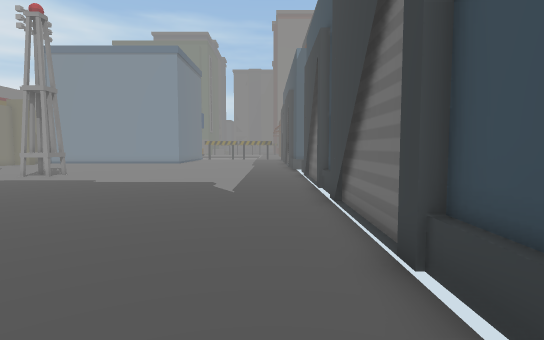
[1] (above)

16 first-person views from a walk through a 3-D level made in the Unity game engine. The camera is 1.4 m above the floor, tilts 4° down and sees 80° across. The floor is counted in squares, 1 m on a side. Each view is taken from the middle of a square. On the plan, view 1 faces up. The plan holds only what a view shows up to about 15 squares ahead; the rest is blank. The place goes on beyond the plan. The player character is not drawn. Some animated figures are not drawn. Some surface patterns are stand-ins.

[2]
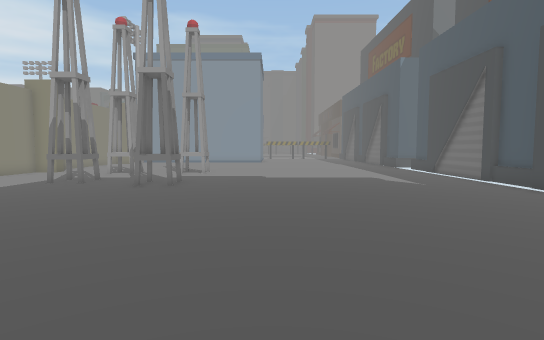

[3]
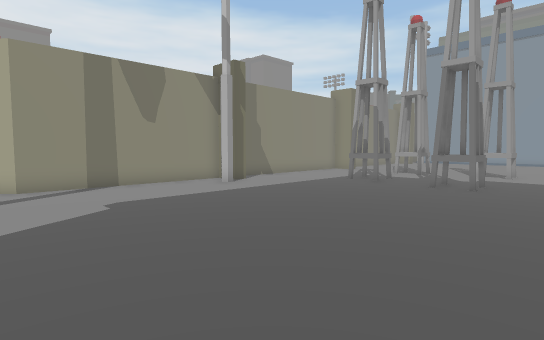

[4]
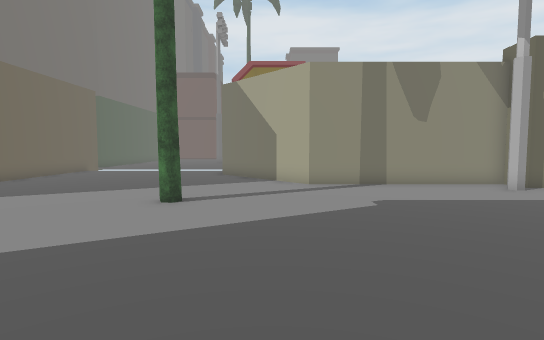

[5]
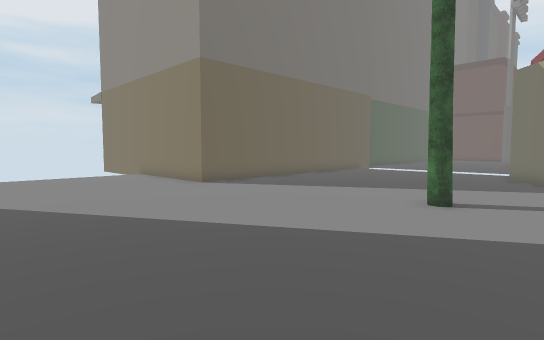

[6]
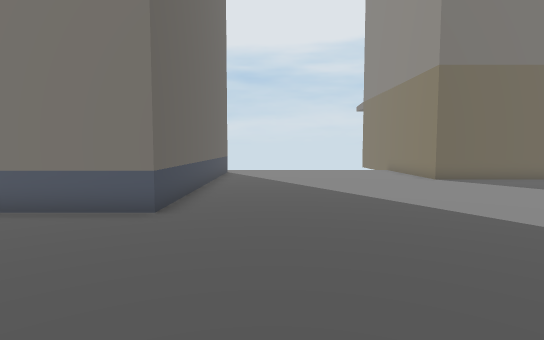

[7]
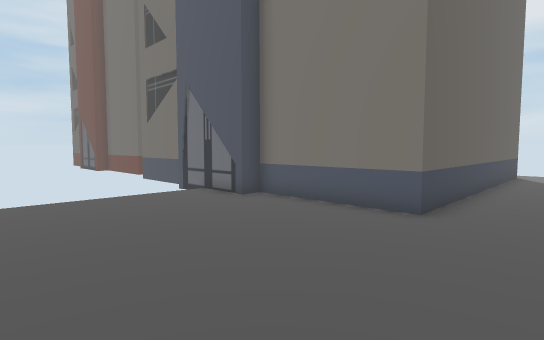

[8]
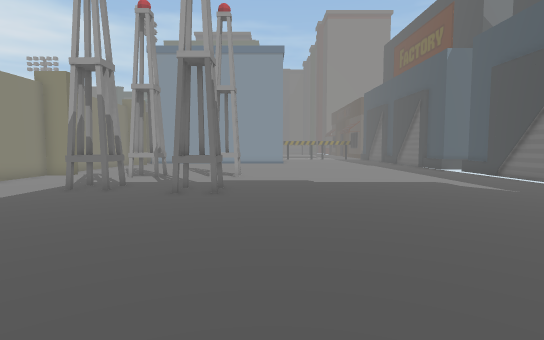

[9]
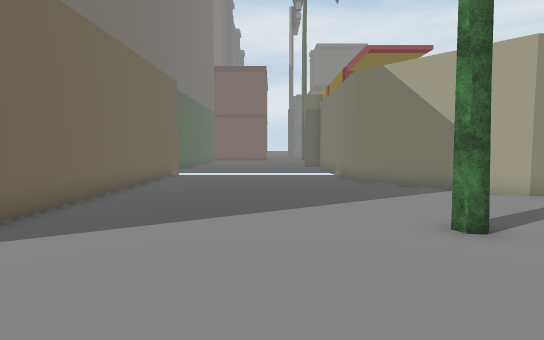

[10]
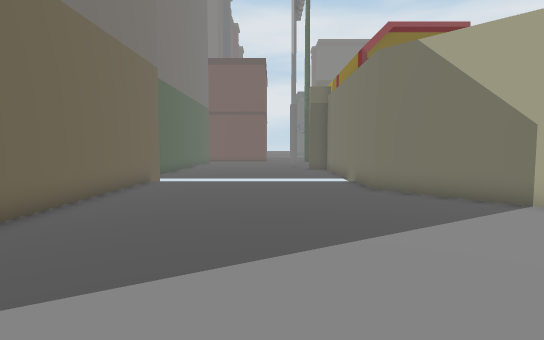

[11]
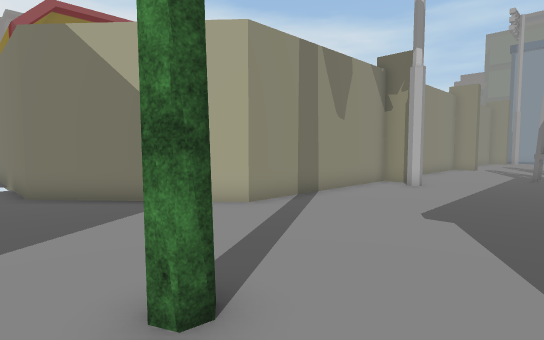

[12]
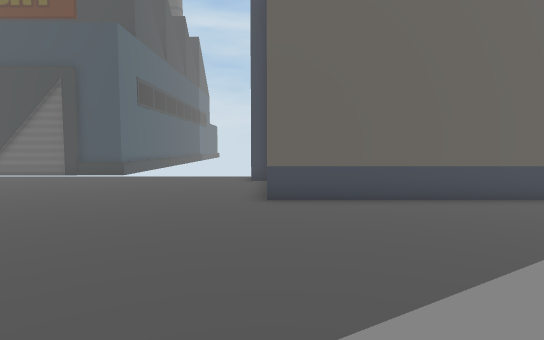

[13]
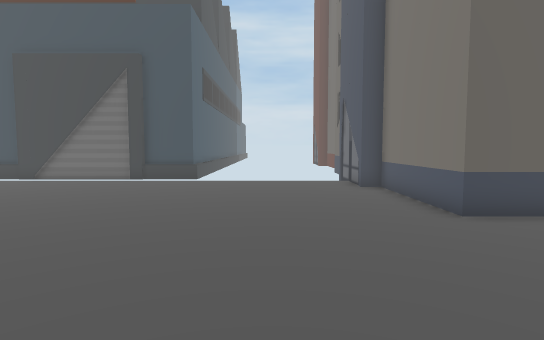

[14]
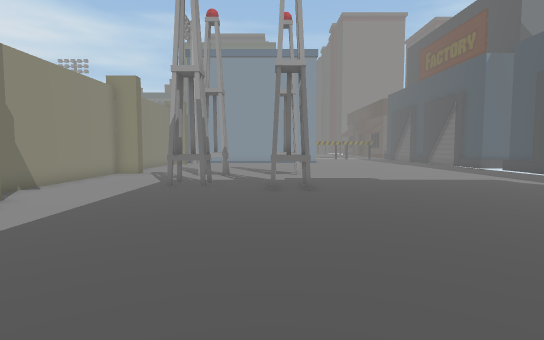

[15]
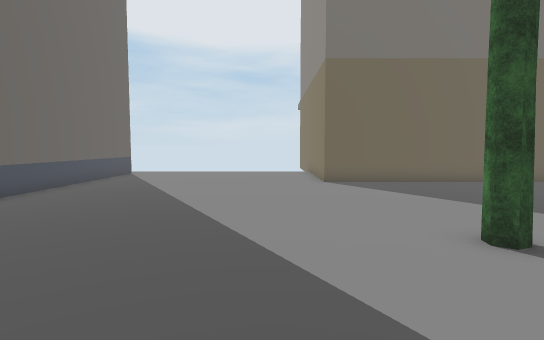

[16]
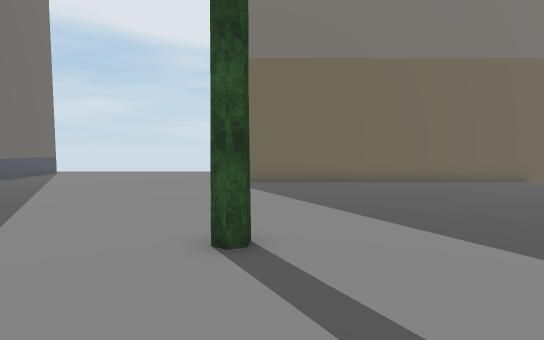

### Floor plan
Key: @ floor where view 1 was taken; # wall or solid block; . floor; ^ raised ledge; B building; O other object.
Columns run from 30 left of view 1 to 3 right of it. Each row starts with its distance up from view 1.
 15           #.. #^#  #............B
 14           #.....................B
 13           #.....................B
 12           #...##................B
 11           #...#^..##............B
 10           #.......#^............B
  9           #.....................B
  8           #.....................B
  7           ##....................B
  6           ##....................B
  5           #.....................B
  4           #.....................B
  3           #.....................B
  2           #.....................B
  1           #.....................BB
  0          ##...................@.
 -1         ##......................
 -2        ##.......................
 -3       ##........................
 -4   #####.......O.................
 -5 ###..........OO...............BBBB
 -6  . ......................BBBBBB
 -7  . ......................B
 -8  . ......................B
 -9  . ......................B
-10  . ......................B
-11  . ......................B
-12  . ......................B
-13  BBBBBBBBBBBBBBB.........B
-14                B.........B
-15                B.........B

Positions as (right, up) in squares from view 1, and headings:
1: (0, 0), facing up
2: (-7, -2), facing up
3: (-8, -2), facing up-left
4: (-8, -2), facing left
5: (-8, -2), facing down-left
6: (-8, 1), facing down
7: (-8, 1), facing down-right
8: (-9, 0), facing up
9: (-11, -8), facing left
10: (-14, -8), facing left
11: (-14, -6), facing up-left
12: (-14, -6), facing right
13: (-12, -2), facing right
14: (-12, -1), facing up
15: (-13, 0), facing down
16: (-17, 0), facing down
